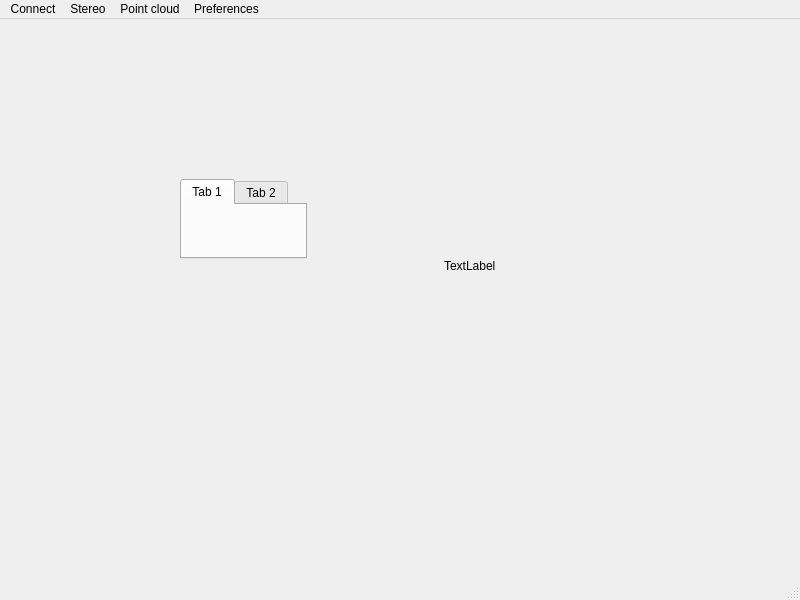
<?xml version="1.0" encoding="UTF-8"?>
<ui version="4.0">
 <class>MainWindow</class>
 <widget class="QMainWindow" name="MainWindow">
  <property name="geometry">
   <rect>
    <x>0</x>
    <y>0</y>
    <width>800</width>
    <height>600</height>
   </rect>
  </property>
  <property name="windowTitle">
   <string>MainWindow</string>
  </property>
  <widget class="QWidget" name="centralwidget">
   <widget class="QWidget" name="horizontalLayoutWidget">
    <property name="geometry">
     <rect>
      <x>140</x>
      <y>100</y>
      <width>401</width>
      <height>191</height>
     </rect>
    </property>
    <layout class="QHBoxLayout" name="horizontalLayout_2">
     <item>
      <widget class="QWidget" name="widget" native="true">
       <widget class="QTabWidget" name="tabWidget">
        <property name="geometry">
         <rect>
          <x>40</x>
          <y>60</y>
          <width>127</width>
          <height>80</height>
         </rect>
        </property>
        <widget class="QWidget" name="tab_3">
         <attribute name="title">
          <string>Tab 1</string>
         </attribute>
        </widget>
        <widget class="QWidget" name="tab_4">
         <attribute name="title">
          <string>Tab 2</string>
         </attribute>
        </widget>
       </widget>
      </widget>
     </item>
     <item>
      <widget class="QWidget" name="widget_2" native="true">
       <widget class="QWidget" name="verticalLayoutWidget">
        <property name="geometry">
         <rect>
          <x>20</x>
          <y>19</y>
          <width>160</width>
          <height>151</height>
         </rect>
        </property>
        <layout class="QVBoxLayout" name="verticalLayout_2">
         <item>
          <widget class="QWidget" name="widget_3" native="true"/>
         </item>
         <item>
          <widget class="QWidget" name="widget_4" native="true">
           <widget class="QLabel" name="label">
            <property name="geometry">
             <rect>
              <x>80</x>
              <y>40</y>
              <width>67</width>
              <height>17</height>
             </rect>
            </property>
            <property name="text">
             <string>TextLabel</string>
            </property>
           </widget>
          </widget>
         </item>
        </layout>
       </widget>
      </widget>
     </item>
    </layout>
   </widget>
  </widget>
  <widget class="QMenuBar" name="menubar">
   <property name="geometry">
    <rect>
     <x>0</x>
     <y>0</y>
     <width>800</width>
     <height>22</height>
    </rect>
   </property>
   <widget class="QMenu" name="menuConnect">
    <property name="title">
     <string>Connect</string>
    </property>
    <addaction name="actionRefresh"/>
   </widget>
   <widget class="QMenu" name="menuStereo">
    <property name="title">
     <string>Stereo</string>
    </property>
   </widget>
   <widget class="QMenu" name="menuPoint_cloud">
    <property name="title">
     <string>Point cloud</string>
    </property>
   </widget>
   <widget class="QMenu" name="menuPreferences">
    <property name="title">
     <string>Preferences</string>
    </property>
   </widget>
   <addaction name="menuConnect"/>
   <addaction name="menuStereo"/>
   <addaction name="menuPoint_cloud"/>
   <addaction name="menuPreferences"/>
  </widget>
  <widget class="QStatusBar" name="statusbar"/>
  <action name="actionRefresh">
   <property name="text">
    <string>Refresh</string>
   </property>
  </action>
 </widget>
 <resources/>
 <connections/>
</ui>
